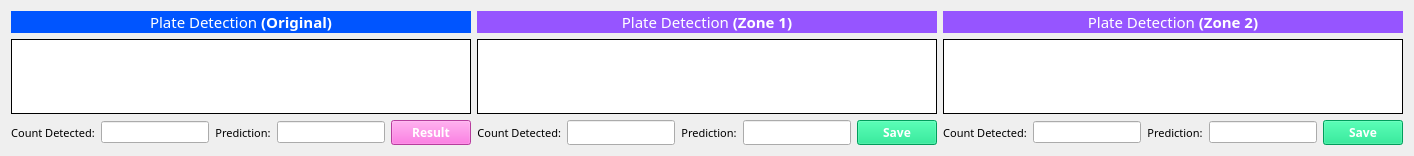
   <widget class="QWidget" name="gridLayoutWidget_4">
    <property name="geometry">
     <rect>
      <x>20</x>
      <y>455</y>
      <width>1201</width>
      <height>156</height>
     </rect>
    </property>
    <layout class="QGridLayout" name="PlateDetectionLayout">
     <item row="0" column="1">
      <widget class="QLabel" name="PlateDetectionFirstZoneLabel">
       <property name="font">
        <font>
         <family>Segoe UI Variable Display</family>
         <pointsize>11</pointsize>
        </font>
       </property>
       <property name="styleSheet">
        <string notr="true">QLabel {
	font-family: &quot;Segoe UI Variable Display&quot;;
	color: rgb(255, 255, 255);
	background-color: rgb(150, 85, 255);
}</string>
       </property>
       <property name="text">
        <string>Plate Detection &lt;strong&gt;(Zone 1)&lt;/strong&gt;</string>
       </property>
       <property name="alignment">
        <set>Qt::AlignCenter</set>
       </property>
      </widget>
     </item>
     <item row="1" column="2">
      <widget class="QGraphicsView" name="PDZ02GraphicalFieldView">
       <property name="frameShape">
        <enum>QFrame::Box</enum>
       </property>
       <property name="frameShadow">
        <enum>QFrame::Plain</enum>
       </property>
      </widget>
     </item>
     <item row="0" column="0">
      <widget class="QLabel" name="PlateDetectionOriginalLabel">
       <property name="font">
        <font>
         <family>Segoe UI Variable Display</family>
         <pointsize>11</pointsize>
        </font>
       </property>
       <property name="styleSheet">
        <string notr="true">QLabel {
	font-family: &quot;Segoe UI Variable Display&quot;;
	color: rgb(255, 255, 255);
	background-color: rgb(0, 85, 255);
}</string>
       </property>
       <property name="text">
        <string>Plate Detection &lt;strong&gt;(Original)&lt;/strong&gt;</string>
       </property>
       <property name="alignment">
        <set>Qt::AlignCenter</set>
       </property>
      </widget>
     </item>
     <item row="0" column="2">
      <widget class="QLabel" name="PlateDetectionSecondZoneLabel">
       <property name="font">
        <font>
         <family>Segoe UI Variable Display</family>
         <pointsize>11</pointsize>
        </font>
       </property>
       <property name="styleSheet">
        <string notr="true">QLabel {
	font-family: &quot;Segoe UI Variable Display&quot;;
	color: rgb(255, 255, 255);
	background-color: rgb(150, 85, 255);
}</string>
       </property>
       <property name="text">
        <string>Plate Detection &lt;strong&gt;(Zone 2)&lt;/strong&gt;</string>
       </property>
       <property name="alignment">
        <set>Qt::AlignCenter</set>
       </property>
      </widget>
     </item>
     <item row="1" column="0">
      <widget class="QGraphicsView" name="PDOGraphicalFieldView">
       <property name="frameShape">
        <enum>QFrame::Box</enum>
       </property>
       <property name="frameShadow">
        <enum>QFrame::Plain</enum>
       </property>
      </widget>
     </item>
     <item row="2" column="1">
      <layout class="QHBoxLayout" name="PlateDetectionFirstZoneLayout">
       <item>
        <widget class="QLabel" name="CountDetectedPDZ01Label">
         <property name="font">
          <font>
           <family>Segoe UI Variable Display</family>
           <pointsize>8</pointsize>
          </font>
         </property>
         <property name="toolTip">
          <string>&lt;!DOCTYPE html&gt;
&lt;html&gt;
&lt;style&gt;
.tooltip {
  position: relative;
  display: inline-block;
  border-bottom: 1px dotted black;
}

.tooltip .tooltiptext {
  visibility: hidden;
  width: 120px;
  background-color: #555;
  color: #fff;
  text-align: center;
  border-radius: 6px;
  padding: 5px 0;
  position: absolute;
  z-index: 1;
  bottom: 125%;
  left: 50%;
  margin-left: -60px;
  opacity: 0;
  transition: opacity 0.3s;
}

.tooltip .tooltiptext::after {
  content: &quot;&quot;;
  position: absolute;
  top: 100%;
  left: 50%;
  margin-left: -5px;
  border-width: 5px;
  border-style: solid;
  border-color: #555 transparent transparent transparent;
}

.tooltip:hover .tooltiptext {
  visibility: visible;
  opacity: 1;
}
&lt;/style&gt;
&lt;body style=&quot;text-align:center;&quot;&gt;

&lt;h2&gt;Plate Detection - Show Count Detection (Zone 1)&lt;/h2&gt;
&lt;p&gt;Use for displaying the detected count plate based on the modifications in the camera field trick above.&lt;/p&gt;

&lt;div class=&quot;tooltip&quot;&gt;Useful tips:
  &lt;span class=&quot;tooltiptext&quot;&gt;Given Plate Detection Count Detection&lt;/span&gt;
&lt;/div&gt;

&lt;/body&gt;
&lt;/html&gt;
</string>
         </property>
         <property name="text">
          <string>Count Detected:</string>
         </property>
         <property name="alignment">
          <set>Qt::AlignRight|Qt::AlignTrailing|Qt::AlignVCenter</set>
         </property>
        </widget>
       </item>
       <item>
        <widget class="QLineEdit" name="CountDetectedPDZ01LineEdit">
         <property name="sizePolicy">
          <sizepolicy hsizetype="Fixed" vsizetype="Fixed">
           <horstretch>0</horstretch>
           <verstretch>0</verstretch>
          </sizepolicy>
         </property>
         <property name="font">
          <font>
           <family>Fira Code</family>
          </font>
         </property>
         <property name="toolTip">
          <string>&lt;!DOCTYPE html&gt;
&lt;html&gt;
&lt;style&gt;
.tooltip {
  position: relative;
  display: inline-block;
  border-bottom: 1px dotted black;
}

.tooltip .tooltiptext {
  visibility: hidden;
  width: 120px;
  background-color: #555;
  color: #fff;
  text-align: center;
  border-radius: 6px;
  padding: 5px 0;
  position: absolute;
  z-index: 1;
  bottom: 125%;
  left: 50%;
  margin-left: -60px;
  opacity: 0;
  transition: opacity 0.3s;
}

.tooltip .tooltiptext::after {
  content: &quot;&quot;;
  position: absolute;
  top: 100%;
  left: 50%;
  margin-left: -5px;
  border-width: 5px;
  border-style: solid;
  border-color: #555 transparent transparent transparent;
}

.tooltip:hover .tooltiptext {
  visibility: visible;
  opacity: 1;
}
&lt;/style&gt;
&lt;body style=&quot;text-align:center;&quot;&gt;

&lt;h2&gt;Plate Detection - Show Count Detection (Zone 1)&lt;/h2&gt;
&lt;p&gt;Use for displaying the detected count plate based on the modifications in the camera field trick above.&lt;/p&gt;

&lt;div class=&quot;tooltip&quot;&gt;Useful tips:
  &lt;span class=&quot;tooltiptext&quot;&gt;Given Plate Detection Count Detection&lt;/span&gt;
&lt;/div&gt;

&lt;/body&gt;
&lt;/html&gt;
</string>
         </property>
         <property name="readOnly">
          <bool>true</bool>
         </property>
        </widget>
       </item>
       <item>
        <widget class="QLabel" name="PredictionPDZ02Label_2">
         <property name="font">
          <font>
           <family>Segoe UI Variable Display</family>
           <pointsize>8</pointsize>
          </font>
         </property>
         <property name="toolTip">
          <string>&lt;!DOCTYPE html&gt;
&lt;html&gt;
&lt;style&gt;
.tooltip {
  position: relative;
  display: inline-block;
  border-bottom: 1px dotted black;
}

.tooltip .tooltiptext {
  visibility: hidden;
  width: 120px;
  background-color: #555;
  color: #fff;
  text-align: center;
  border-radius: 6px;
  padding: 5px 0;
  position: absolute;
  z-index: 1;
  bottom: 125%;
  left: 50%;
  margin-left: -60px;
  opacity: 0;
  transition: opacity 0.3s;
}

.tooltip .tooltiptext::after {
  content: &quot;&quot;;
  position: absolute;
  top: 100%;
  left: 50%;
  margin-left: -5px;
  border-width: 5px;
  border-style: solid;
  border-color: #555 transparent transparent transparent;
}

.tooltip:hover .tooltiptext {
  visibility: visible;
  opacity: 1;
}
&lt;/style&gt;
&lt;body style=&quot;text-align:center;&quot;&gt;

&lt;h2&gt;Plate Detection - Show Prediction (Zone 1)&lt;/h2&gt;
&lt;p&gt;Use for displaying the predicted plate based on the modifications in the camera field trick above.&lt;/p&gt;

&lt;div class=&quot;tooltip&quot;&gt;Useful tips:
  &lt;span class=&quot;tooltiptext&quot;&gt;Given Plate Detection Prediction&lt;/span&gt;
&lt;/div&gt;

&lt;/body&gt;
&lt;/html&gt;
</string>
         </property>
         <property name="text">
          <string>Prediction:</string>
         </property>
         <property name="alignment">
          <set>Qt::AlignCenter</set>
         </property>
        </widget>
       </item>
       <item>
        <widget class="QLineEdit" name="PredictionPDZ01LineEdit">
         <property name="sizePolicy">
          <sizepolicy hsizetype="Fixed" vsizetype="Fixed">
           <horstretch>0</horstretch>
           <verstretch>0</verstretch>
          </sizepolicy>
         </property>
         <property name="font">
          <font>
           <family>Fira Code</family>
          </font>
         </property>
         <property name="toolTip">
          <string>&lt;!DOCTYPE html&gt;
&lt;html&gt;
&lt;style&gt;
.tooltip {
  position: relative;
  display: inline-block;
  border-bottom: 1px dotted black;
}

.tooltip .tooltiptext {
  visibility: hidden;
  width: 120px;
  background-color: #555;
  color: #fff;
  text-align: center;
  border-radius: 6px;
  padding: 5px 0;
  position: absolute;
  z-index: 1;
  bottom: 125%;
  left: 50%;
  margin-left: -60px;
  opacity: 0;
  transition: opacity 0.3s;
}

.tooltip .tooltiptext::after {
  content: &quot;&quot;;
  position: absolute;
  top: 100%;
  left: 50%;
  margin-left: -5px;
  border-width: 5px;
  border-style: solid;
  border-color: #555 transparent transparent transparent;
}

.tooltip:hover .tooltiptext {
  visibility: visible;
  opacity: 1;
}
&lt;/style&gt;
&lt;body style=&quot;text-align:center;&quot;&gt;

&lt;h2&gt;Plate Detection - Show Prediction (Zone 1)&lt;/h2&gt;
&lt;p&gt;Use for displaying the predicted plate based on the modifications in the camera field trick above.&lt;/p&gt;

&lt;div class=&quot;tooltip&quot;&gt;Useful tips:
  &lt;span class=&quot;tooltiptext&quot;&gt;Given Plate Detection Prediction&lt;/span&gt;
&lt;/div&gt;

&lt;/body&gt;
&lt;/html&gt;
</string>
         </property>
         <property name="readOnly">
          <bool>true</bool>
         </property>
        </widget>
       </item>
       <item>
        <widget class="QPushButton" name="SaveButtonPDZ01">
         <property name="sizePolicy">
          <sizepolicy hsizetype="Minimum" vsizetype="Fixed">
           <horstretch>0</horstretch>
           <verstretch>0</verstretch>
          </sizepolicy>
         </property>
         <property name="font">
          <font>
           <family>Segoe UI Variable Display</family>
           <pointsize>9</pointsize>
           <italic>false</italic>
           <bold>true</bold>
          </font>
         </property>
         <property name="toolTip">
          <string>&lt;!DOCTYPE html&gt;
&lt;html&gt;
&lt;style&gt;
.tooltip {
  position: relative;
  display: inline-block;
  border-bottom: 1px dotted black;
}

.tooltip .tooltiptext {
  visibility: hidden;
  width: 120px;
  background-color: #555;
  color: #fff;
  text-align: center;
  border-radius: 6px;
  padding: 5px 0;
  position: absolute;
  z-index: 1;
  bottom: 125%;
  left: 50%;
  margin-left: -60px;
  opacity: 0;
  transition: opacity 0.3s;
}

.tooltip .tooltiptext::after {
  content: &quot;&quot;;
  position: absolute;
  top: 100%;
  left: 50%;
  margin-left: -5px;
  border-width: 5px;
  border-style: solid;
  border-color: #555 transparent transparent transparent;
}

.tooltip:hover .tooltiptext {
  visibility: visible;
  opacity: 1;
}
&lt;/style&gt;
&lt;body style=&quot;text-align:center;&quot;&gt;

&lt;h2&gt;Plate Detection - Save Result (Zone 1)&lt;/h2&gt;
&lt;p&gt;Use for saving the processed results based on the count detections and predictions onto some file/data memory for further usages.&lt;/p&gt;

&lt;div class=&quot;tooltip&quot;&gt;Useful tips:
  &lt;span class=&quot;tooltiptext&quot;&gt;Saving Plate Detection Results&lt;/span&gt;
&lt;/div&gt;

&lt;/body&gt;
&lt;/html&gt;
</string>
         </property>
         <property name="styleSheet">
          <string notr="true">QPushButton {
	font: bold;
	color: rgb(255, 255, 255);
	background-color: rgb(0, 220, 127);
}

QPushButton:hover {
	background-color: rgb(0, 255, 127);
}

QPushButton:pressed {
	background-color: rgb(0, 185, 127);
}</string>
         </property>
         <property name="text">
          <string>Save</string>
         </property>
         <property name="checkable">
          <bool>false</bool>
         </property>
         <property name="autoRepeat">
          <bool>true</bool>
         </property>
         <property name="autoDefault">
          <bool>false</bool>
         </property>
         <property name="default">
          <bool>false</bool>
         </property>
         <property name="flat">
          <bool>false</bool>
         </property>
        </widget>
       </item>
      </layout>
     </item>
     <item row="1" column="1">
      <widget class="QGraphicsView" name="PDZ01GraphicalFieldView">
       <property name="frameShape">
        <enum>QFrame::Box</enum>
       </property>
       <property name="frameShadow">
        <enum>QFrame::Plain</enum>
       </property>
      </widget>
     </item>
     <item row="2" column="2">
      <layout class="QHBoxLayout" name="PlateDetectionSecondZoneLayout">
       <item>
        <widget class="QLabel" name="CountDetectedPD02Label">
         <property name="font">
          <font>
           <family>Segoe UI Variable Display</family>
           <pointsize>8</pointsize>
          </font>
         </property>
         <property name="toolTip">
          <string>&lt;!DOCTYPE html&gt;
&lt;html&gt;
&lt;style&gt;
.tooltip {
  position: relative;
  display: inline-block;
  border-bottom: 1px dotted black;
}

.tooltip .tooltiptext {
  visibility: hidden;
  width: 120px;
  background-color: #555;
  color: #fff;
  text-align: center;
  border-radius: 6px;
  padding: 5px 0;
  position: absolute;
  z-index: 1;
  bottom: 125%;
  left: 50%;
  margin-left: -60px;
  opacity: 0;
  transition: opacity 0.3s;
}

.tooltip .tooltiptext::after {
  content: &quot;&quot;;
  position: absolute;
  top: 100%;
  left: 50%;
  margin-left: -5px;
  border-width: 5px;
  border-style: solid;
  border-color: #555 transparent transparent transparent;
}

.tooltip:hover .tooltiptext {
  visibility: visible;
  opacity: 1;
}
&lt;/style&gt;
&lt;body style=&quot;text-align:center;&quot;&gt;

&lt;h2&gt;Plate Detection - Show Count Detection (Zone 2)&lt;/h2&gt;
&lt;p&gt;Use for displaying the detected count plate based on the modifications in the camera field trick above.&lt;/p&gt;

&lt;div class=&quot;tooltip&quot;&gt;Useful tips:
  &lt;span class=&quot;tooltiptext&quot;&gt;Given Plate Detection Count Detection&lt;/span&gt;
&lt;/div&gt;

&lt;/body&gt;
&lt;/html&gt;
</string>
         </property>
         <property name="text">
          <string>Count Detected:</string>
         </property>
         <property name="alignment">
          <set>Qt::AlignCenter</set>
         </property>
        </widget>
       </item>
       <item>
        <widget class="QLineEdit" name="CountDetectedPDZ02LineEdit">
         <property name="sizePolicy">
          <sizepolicy hsizetype="Fixed" vsizetype="Fixed">
           <horstretch>0</horstretch>
           <verstretch>0</verstretch>
          </sizepolicy>
         </property>
         <property name="toolTip">
          <string>&lt;!DOCTYPE html&gt;
&lt;html&gt;
&lt;style&gt;
.tooltip {
  position: relative;
  display: inline-block;
  border-bottom: 1px dotted black;
}

.tooltip .tooltiptext {
  visibility: hidden;
  width: 120px;
  background-color: #555;
  color: #fff;
  text-align: center;
  border-radius: 6px;
  padding: 5px 0;
  position: absolute;
  z-index: 1;
  bottom: 125%;
  left: 50%;
  margin-left: -60px;
  opacity: 0;
  transition: opacity 0.3s;
}

.tooltip .tooltiptext::after {
  content: &quot;&quot;;
  position: absolute;
  top: 100%;
  left: 50%;
  margin-left: -5px;
  border-width: 5px;
  border-style: solid;
  border-color: #555 transparent transparent transparent;
}

.tooltip:hover .tooltiptext {
  visibility: visible;
  opacity: 1;
}
&lt;/style&gt;
&lt;body style=&quot;text-align:center;&quot;&gt;

&lt;h2&gt;Plate Detection - Show Count Detection (Zone 2)&lt;/h2&gt;
&lt;p&gt;Use for displaying the detected count plate based on the modifications in the camera field trick above.&lt;/p&gt;

&lt;div class=&quot;tooltip&quot;&gt;Useful tips:
  &lt;span class=&quot;tooltiptext&quot;&gt;Given Plate Detection Count Detection&lt;/span&gt;
&lt;/div&gt;

&lt;/body&gt;
&lt;/html&gt;
</string>
         </property>
         <property name="readOnly">
          <bool>true</bool>
         </property>
        </widget>
       </item>
       <item>
        <widget class="QLabel" name="PredictionPDZ02Label">
         <property name="font">
          <font>
           <family>Segoe UI Variable Display</family>
           <pointsize>8</pointsize>
          </font>
         </property>
         <property name="toolTip">
          <string>&lt;!DOCTYPE html&gt;
&lt;html&gt;
&lt;style&gt;
.tooltip {
  position: relative;
  display: inline-block;
  border-bottom: 1px dotted black;
}

.tooltip .tooltiptext {
  visibility: hidden;
  width: 120px;
  background-color: #555;
  color: #fff;
  text-align: center;
  border-radius: 6px;
  padding: 5px 0;
  position: absolute;
  z-index: 1;
  bottom: 125%;
  left: 50%;
  margin-left: -60px;
  opacity: 0;
  transition: opacity 0.3s;
}

.tooltip .tooltiptext::after {
  content: &quot;&quot;;
  position: absolute;
  top: 100%;
  left: 50%;
  margin-left: -5px;
  border-width: 5px;
  border-style: solid;
  border-color: #555 transparent transparent transparent;
}

.tooltip:hover .tooltiptext {
  visibility: visible;
  opacity: 1;
}
&lt;/style&gt;
&lt;body style=&quot;text-align:center;&quot;&gt;

&lt;h2&gt;Plate Detection - Show Prediction (Zone 2)&lt;/h2&gt;
&lt;p&gt;Use for displaying the predicted plate based on the modifications in the camera field trick above.&lt;/p&gt;

&lt;div class=&quot;tooltip&quot;&gt;Useful tips:
  &lt;span class=&quot;tooltiptext&quot;&gt;Given Plate Detection Prediction&lt;/span&gt;
&lt;/div&gt;

&lt;/body&gt;
&lt;/html&gt;
</string>
         </property>
         <property name="text">
          <string>Prediction:</string>
         </property>
         <property name="alignment">
          <set>Qt::AlignCenter</set>
         </property>
        </widget>
       </item>
       <item>
        <widget class="QLineEdit" name="PredictionPDZ02LineEdit">
         <property name="sizePolicy">
          <sizepolicy hsizetype="Fixed" vsizetype="Fixed">
           <horstretch>0</horstretch>
           <verstretch>0</verstretch>
          </sizepolicy>
         </property>
         <property name="toolTip">
          <string>&lt;!DOCTYPE html&gt;
&lt;html&gt;
&lt;style&gt;
.tooltip {
  position: relative;
  display: inline-block;
  border-bottom: 1px dotted black;
}

.tooltip .tooltiptext {
  visibility: hidden;
  width: 120px;
  background-color: #555;
  color: #fff;
  text-align: center;
  border-radius: 6px;
  padding: 5px 0;
  position: absolute;
  z-index: 1;
  bottom: 125%;
  left: 50%;
  margin-left: -60px;
  opacity: 0;
  transition: opacity 0.3s;
}

.tooltip .tooltiptext::after {
  content: &quot;&quot;;
  position: absolute;
  top: 100%;
  left: 50%;
  margin-left: -5px;
  border-width: 5px;
  border-style: solid;
  border-color: #555 transparent transparent transparent;
}

.tooltip:hover .tooltiptext {
  visibility: visible;
  opacity: 1;
}
&lt;/style&gt;
&lt;body style=&quot;text-align:center;&quot;&gt;

&lt;h2&gt;Plate Detection - Show Prediction (Zone 2)&lt;/h2&gt;
&lt;p&gt;Use for displaying the predicted plate based on the modifications in the camera field trick above.&lt;/p&gt;

&lt;div class=&quot;tooltip&quot;&gt;Useful tips:
  &lt;span class=&quot;tooltiptext&quot;&gt;Given Plate Detection Prediction&lt;/span&gt;
&lt;/div&gt;

&lt;/body&gt;
&lt;/html&gt;
</string>
         </property>
         <property name="readOnly">
          <bool>true</bool>
         </property>
        </widget>
       </item>
       <item>
        <widget class="QPushButton" name="SaveButtonPDZ02">
         <property name="font">
          <font>
           <family>Segoe UI Variable Display</family>
           <pointsize>9</pointsize>
           <italic>false</italic>
           <bold>true</bold>
          </font>
         </property>
         <property name="toolTip">
          <string>&lt;!DOCTYPE html&gt;
&lt;html&gt;
&lt;style&gt;
.tooltip {
  position: relative;
  display: inline-block;
  border-bottom: 1px dotted black;
}

.tooltip .tooltiptext {
  visibility: hidden;
  width: 120px;
  background-color: #555;
  color: #fff;
  text-align: center;
  border-radius: 6px;
  padding: 5px 0;
  position: absolute;
  z-index: 1;
  bottom: 125%;
  left: 50%;
  margin-left: -60px;
  opacity: 0;
  transition: opacity 0.3s;
}

.tooltip .tooltiptext::after {
  content: &quot;&quot;;
  position: absolute;
  top: 100%;
  left: 50%;
  margin-left: -5px;
  border-width: 5px;
  border-style: solid;
  border-color: #555 transparent transparent transparent;
}

.tooltip:hover .tooltiptext {
  visibility: visible;
  opacity: 1;
}
&lt;/style&gt;
&lt;body style=&quot;text-align:center;&quot;&gt;

&lt;h2&gt;Plate Detection - Save Result (Zone 2)&lt;/h2&gt;
&lt;p&gt;Use for saving the processed results based on the count detections and predictions onto some file/data memory for further usages.&lt;/p&gt;

&lt;div class=&quot;tooltip&quot;&gt;Useful tips:
  &lt;span class=&quot;tooltiptext&quot;&gt;Saving Plate Detection Results&lt;/span&gt;
&lt;/div&gt;

&lt;/body&gt;
&lt;/html&gt;
</string>
         </property>
         <property name="styleSheet">
          <string notr="true">QPushButton {
	font: bold;
	color: rgb(255, 255, 255);
	background-color: rgb(0, 220, 127);
}

QPushButton:hover {
	background-color: rgb(0, 255, 127);
}

QPushButton:pressed {
	background-color: rgb(0, 185, 127);
}</string>
         </property>
         <property name="text">
          <string>Save</string>
         </property>
         <property name="icon">
          <iconset theme="applications-other"/>
         </property>
         <property name="checkable">
          <bool>false</bool>
         </property>
         <property name="autoRepeat">
          <bool>true</bool>
         </property>
         <property name="autoDefault">
          <bool>false</bool>
         </property>
         <property name="default">
          <bool>false</bool>
         </property>
         <property name="flat">
          <bool>false</bool>
         </property>
        </widget>
       </item>
      </layout>
     </item>
     <item row="2" column="0">
      <layout class="QHBoxLayout" name="PlateDetectionOriginalLayout">
       <item>
        <widget class="QLabel" name="CountDetectedPDOLabel">
         <property name="font">
          <font>
           <family>Segoe UI Variable Display</family>
           <pointsize>8</pointsize>
          </font>
         </property>
         <property name="toolTip">
          <string>&lt;!DOCTYPE html&gt;
&lt;html&gt;
&lt;style&gt;
.tooltip {
  position: relative;
  display: inline-block;
  border-bottom: 1px dotted black;
}

.tooltip .tooltiptext {
  visibility: hidden;
  width: 120px;
  background-color: #555;
  color: #fff;
  text-align: center;
  border-radius: 6px;
  padding: 5px 0;
  position: absolute;
  z-index: 1;
  bottom: 125%;
  left: 50%;
  margin-left: -60px;
  opacity: 0;
  transition: opacity 0.3s;
}

.tooltip .tooltiptext::after {
  content: &quot;&quot;;
  position: absolute;
  top: 100%;
  left: 50%;
  margin-left: -5px;
  border-width: 5px;
  border-style: solid;
  border-color: #555 transparent transparent transparent;
}

.tooltip:hover .tooltiptext {
  visibility: visible;
  opacity: 1;
}
&lt;/style&gt;
&lt;body style=&quot;text-align:center;&quot;&gt;

&lt;h2&gt;Plate Detection - Show Count Detection (Original)&lt;/h2&gt;
&lt;p&gt;Use for displaying the detected count plate based on the modifications in the camera field trick above.&lt;/p&gt;

&lt;div class=&quot;tooltip&quot;&gt;Useful tips:
  &lt;span class=&quot;tooltiptext&quot;&gt;Given Plate Detection Count Detection&lt;/span&gt;
&lt;/div&gt;

&lt;/body&gt;
&lt;/html&gt;
</string>
         </property>
         <property name="text">
          <string>Count Detected:</string>
         </property>
         <property name="alignment">
          <set>Qt::AlignCenter</set>
         </property>
        </widget>
       </item>
       <item>
        <widget class="QLineEdit" name="CountDetectedPDOLineEdit">
         <property name="sizePolicy">
          <sizepolicy hsizetype="Fixed" vsizetype="Fixed">
           <horstretch>0</horstretch>
           <verstretch>0</verstretch>
          </sizepolicy>
         </property>
         <property name="toolTip">
          <string>&lt;!DOCTYPE html&gt;
&lt;html&gt;
&lt;style&gt;
.tooltip {
  position: relative;
  display: inline-block;
  border-bottom: 1px dotted black;
}

.tooltip .tooltiptext {
  visibility: hidden;
  width: 120px;
  background-color: #555;
  color: #fff;
  text-align: center;
  border-radius: 6px;
  padding: 5px 0;
  position: absolute;
  z-index: 1;
  bottom: 125%;
  left: 50%;
  margin-left: -60px;
  opacity: 0;
  transition: opacity 0.3s;
}

.tooltip .tooltiptext::after {
  content: &quot;&quot;;
  position: absolute;
  top: 100%;
  left: 50%;
  margin-left: -5px;
  border-width: 5px;
  border-style: solid;
  border-color: #555 transparent transparent transparent;
}

.tooltip:hover .tooltiptext {
  visibility: visible;
  opacity: 1;
}
&lt;/style&gt;
&lt;body style=&quot;text-align:center;&quot;&gt;

&lt;h2&gt;Plate Detection - Show Count Detection (Original)&lt;/h2&gt;
&lt;p&gt;Use for displaying the detected count plate based on the modifications in the camera field trick above.&lt;/p&gt;

&lt;div class=&quot;tooltip&quot;&gt;Useful tips:
  &lt;span class=&quot;tooltiptext&quot;&gt;Given Plate Detection Count Detection&lt;/span&gt;
&lt;/div&gt;

&lt;/body&gt;
&lt;/html&gt;
</string>
         </property>
         <property name="readOnly">
          <bool>true</bool>
         </property>
        </widget>
       </item>
       <item>
        <widget class="QLabel" name="PredictionPDOLabel">
         <property name="font">
          <font>
           <family>Segoe UI Variable Display</family>
           <pointsize>8</pointsize>
          </font>
         </property>
         <property name="toolTip">
          <string>&lt;!DOCTYPE html&gt;
&lt;html&gt;
&lt;style&gt;
.tooltip {
  position: relative;
  display: inline-block;
  border-bottom: 1px dotted black;
}

.tooltip .tooltiptext {
  visibility: hidden;
  width: 120px;
  background-color: #555;
  color: #fff;
  text-align: center;
  border-radius: 6px;
  padding: 5px 0;
  position: absolute;
  z-index: 1;
  bottom: 125%;
  left: 50%;
  margin-left: -60px;
  opacity: 0;
  transition: opacity 0.3s;
}

.tooltip .tooltiptext::after {
  content: &quot;&quot;;
  position: absolute;
  top: 100%;
  left: 50%;
  margin-left: -5px;
  border-width: 5px;
  border-style: solid;
  border-color: #555 transparent transparent transparent;
}

.tooltip:hover .tooltiptext {
  visibility: visible;
  opacity: 1;
}
&lt;/style&gt;
&lt;body style=&quot;text-align:center;&quot;&gt;

&lt;h2&gt;Plate Detection - Show Prediction (Original)&lt;/h2&gt;
&lt;p&gt;Use for displaying the predicted plate based on the modifications in the camera field trick above.&lt;/p&gt;

&lt;div class=&quot;tooltip&quot;&gt;Useful tips:
  &lt;span class=&quot;tooltiptext&quot;&gt;Given Plate Detection Prediction&lt;/span&gt;
&lt;/div&gt;

&lt;/body&gt;
&lt;/html&gt;
</string>
         </property>
         <property name="text">
          <string>Prediction:</string>
         </property>
         <property name="alignment">
          <set>Qt::AlignCenter</set>
         </property>
        </widget>
       </item>
       <item>
        <widget class="QLineEdit" name="PredictionPDOLineEdit">
         <property name="sizePolicy">
          <sizepolicy hsizetype="Fixed" vsizetype="Fixed">
           <horstretch>0</horstretch>
           <verstretch>0</verstretch>
          </sizepolicy>
         </property>
         <property name="toolTip">
          <string>&lt;!DOCTYPE html&gt;
&lt;html&gt;
&lt;style&gt;
.tooltip {
  position: relative;
  display: inline-block;
  border-bottom: 1px dotted black;
}

.tooltip .tooltiptext {
  visibility: hidden;
  width: 120px;
  background-color: #555;
  color: #fff;
  text-align: center;
  border-radius: 6px;
  padding: 5px 0;
  position: absolute;
  z-index: 1;
  bottom: 125%;
  left: 50%;
  margin-left: -60px;
  opacity: 0;
  transition: opacity 0.3s;
}

.tooltip .tooltiptext::after {
  content: &quot;&quot;;
  position: absolute;
  top: 100%;
  left: 50%;
  margin-left: -5px;
  border-width: 5px;
  border-style: solid;
  border-color: #555 transparent transparent transparent;
}

.tooltip:hover .tooltiptext {
  visibility: visible;
  opacity: 1;
}
&lt;/style&gt;
&lt;body style=&quot;text-align:center;&quot;&gt;

&lt;h2&gt;Plate Detection - Show Prediction (Original)&lt;/h2&gt;
&lt;p&gt;Use for displaying the predicted plate based on the modifications in the camera field trick above.&lt;/p&gt;

&lt;div class=&quot;tooltip&quot;&gt;Useful tips:
  &lt;span class=&quot;tooltiptext&quot;&gt;Given Plate Detection Prediction&lt;/span&gt;
&lt;/div&gt;

&lt;/body&gt;
&lt;/html&gt;
</string>
         </property>
         <property name="readOnly">
          <bool>true</bool>
         </property>
        </widget>
       </item>
       <item>
        <widget class="QPushButton" name="ShowResultButtonPDO">
         <property name="sizePolicy">
          <sizepolicy hsizetype="Fixed" vsizetype="Fixed">
           <horstretch>0</horstretch>
           <verstretch>0</verstretch>
          </sizepolicy>
         </property>
         <property name="font">
          <font>
           <family>Segoe UI Variable Display</family>
           <pointsize>9</pointsize>
           <italic>false</italic>
           <bold>true</bold>
          </font>
         </property>
         <property name="toolTip">
          <string>&lt;!DOCTYPE html&gt;
&lt;html&gt;
&lt;style&gt;
.tooltip {
  position: relative;
  display: inline-block;
  border-bottom: 1px dotted black;
}

.tooltip .tooltiptext {
  visibility: hidden;
  width: 120px;
  background-color: #555;
  color: #fff;
  text-align: center;
  border-radius: 6px;
  padding: 5px 0;
  position: absolute;
  z-index: 1;
  bottom: 125%;
  left: 50%;
  margin-left: -60px;
  opacity: 0;
  transition: opacity 0.3s;
}

.tooltip .tooltiptext::after {
  content: &quot;&quot;;
  position: absolute;
  top: 100%;
  left: 50%;
  margin-left: -5px;
  border-width: 5px;
  border-style: solid;
  border-color: #555 transparent transparent transparent;
}

.tooltip:hover .tooltiptext {
  visibility: visible;
  opacity: 1;
}
&lt;/style&gt;
&lt;body style=&quot;text-align:center;&quot;&gt;

&lt;h2&gt;Plate Detection - Show Result (Original)&lt;/h2&gt;
&lt;p&gt;Use for displaying the given result based on the count detections and predictions.&lt;/p&gt;

&lt;div class=&quot;tooltip&quot;&gt;Useful tips:
  &lt;span class=&quot;tooltiptext&quot;&gt;Given Plate Detection Result&lt;/span&gt;
&lt;/div&gt;

&lt;/body&gt;
&lt;/html&gt;
</string>
         </property>
         <property name="styleSheet">
          <string notr="true">QPushButton {
	font: bold;
	color: rgb(255, 255, 255);
	background-color: rgb(255, 85, 220);
}

QPushButton:hover {
	background-color: rgb(255, 120, 255);
}

QPushButton:pressed {
	background-color: rgb(255, 15, 185);
}</string>
         </property>
         <property name="text">
          <string>Result</string>
         </property>
        </widget>
       </item>
      </layout>
     </item>
    </layout>
   </widget>
